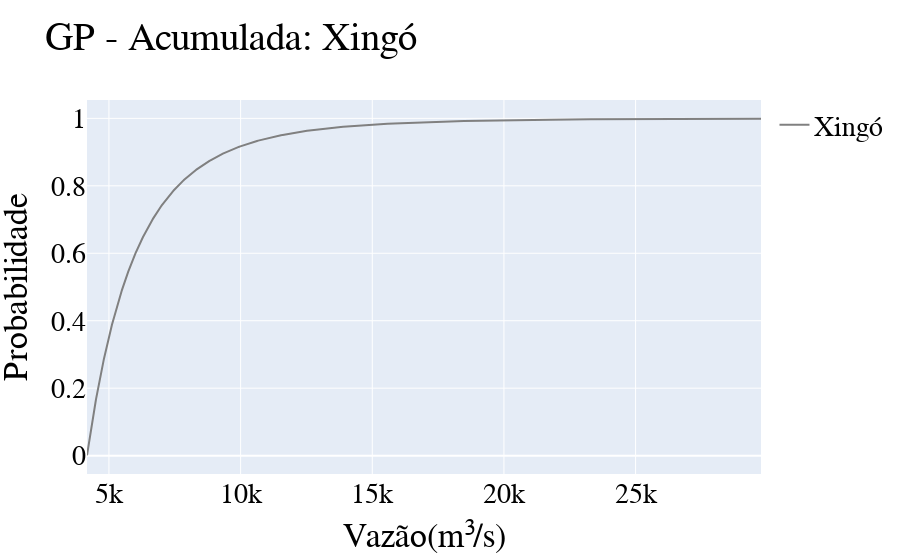
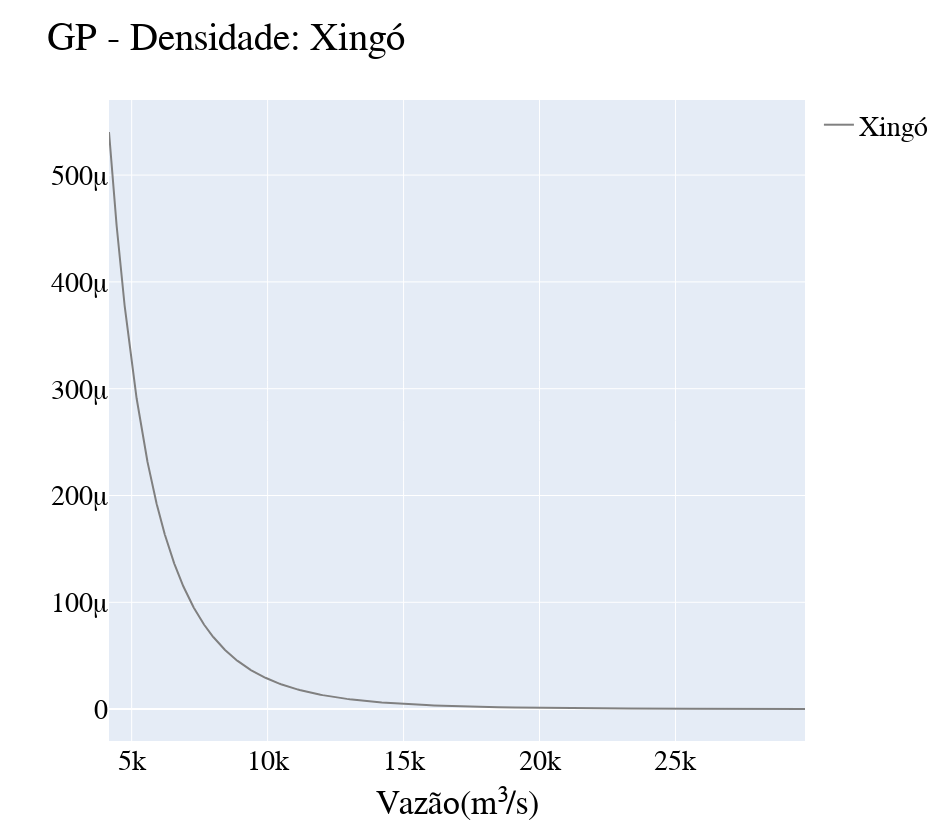

Notebook code for these charts, in order:
### Markdown cell above
##### Momemtos L

### Code cell
#Distribuição cumulativa
title = 'Xingó'
type_function = 'cumulative'
fig_acum_mml_pareto, data_acum_mml_pareto = peaks_sdp.plot_distribution(title, type_function, estimador='mml', distribuition='GP', variable='peaks')
#py.offline.plot(fig, filename='gráficos/distrib_cum_sdp_mvs.html')
pio.show(fig_acum_mml_pareto)

#Distribuição densidade-probabilidade
title = 'Xingó'
type_function = 'density'
fig_density_mml_pareto, data_density_mmml_pareto = peaks_sdp.plot_distribution(title, type_function, estimador='mml', distribuition='GP', variable='peaks')
#py.offline.plot(fig, filename='gráficos/distrib_density_sdp_mvs.html')
pio.show(fig_density_mml_pareto)

### Figure 1 — Plotly figure (JSON) as saved in the notebook; plotly's stock layout.template omitted (floating-point values rounded to 4 significant figures; data arrays with more than 128 entries replaced by an {"elided": "..."} marker saying what was removed)
{"data": [{"line": {"color": "rgb(128, 128, 128)", "width": 2}, "name": "Xingó", "type": "scatter", "x": {"elided": "999 float values"}, "y": {"elided": "999 float values"}}], "layout": {"font": {"color": "rgb(0,0,0)", "family": "Time New Roman", "size": 28}, "showlegend": true, "title": {"text": "GP - Acumulada: Xingó"}, "xaxis": {"title": {"text": "Vazão(m³/s)"}}, "yaxis": {"title": {"text": "Probabilidade"}}}}

### Figure 2 — Plotly figure (JSON) as saved in the notebook; plotly's stock layout.template omitted (floating-point values rounded to 4 significant figures; data arrays with more than 128 entries replaced by an {"elided": "..."} marker saying what was removed)
{"data": [{"line": {"color": "rgb(128, 128, 128)", "width": 2}, "name": "Xingó", "type": "scatter", "x": {"elided": "999 float values"}, "y": {"elided": "999 float values"}}], "layout": {"font": {"color": "rgb(0,0,0)", "family": "Time New Roman", "size": 28}, "height": 827, "showlegend": true, "title": {"text": "GP - Densidade: Xingó"}, "width": 945, "xaxis": {"title": {"text": "Vazão(m³/s)"}}, "yaxis": {"title": {"text": ""}}}}
